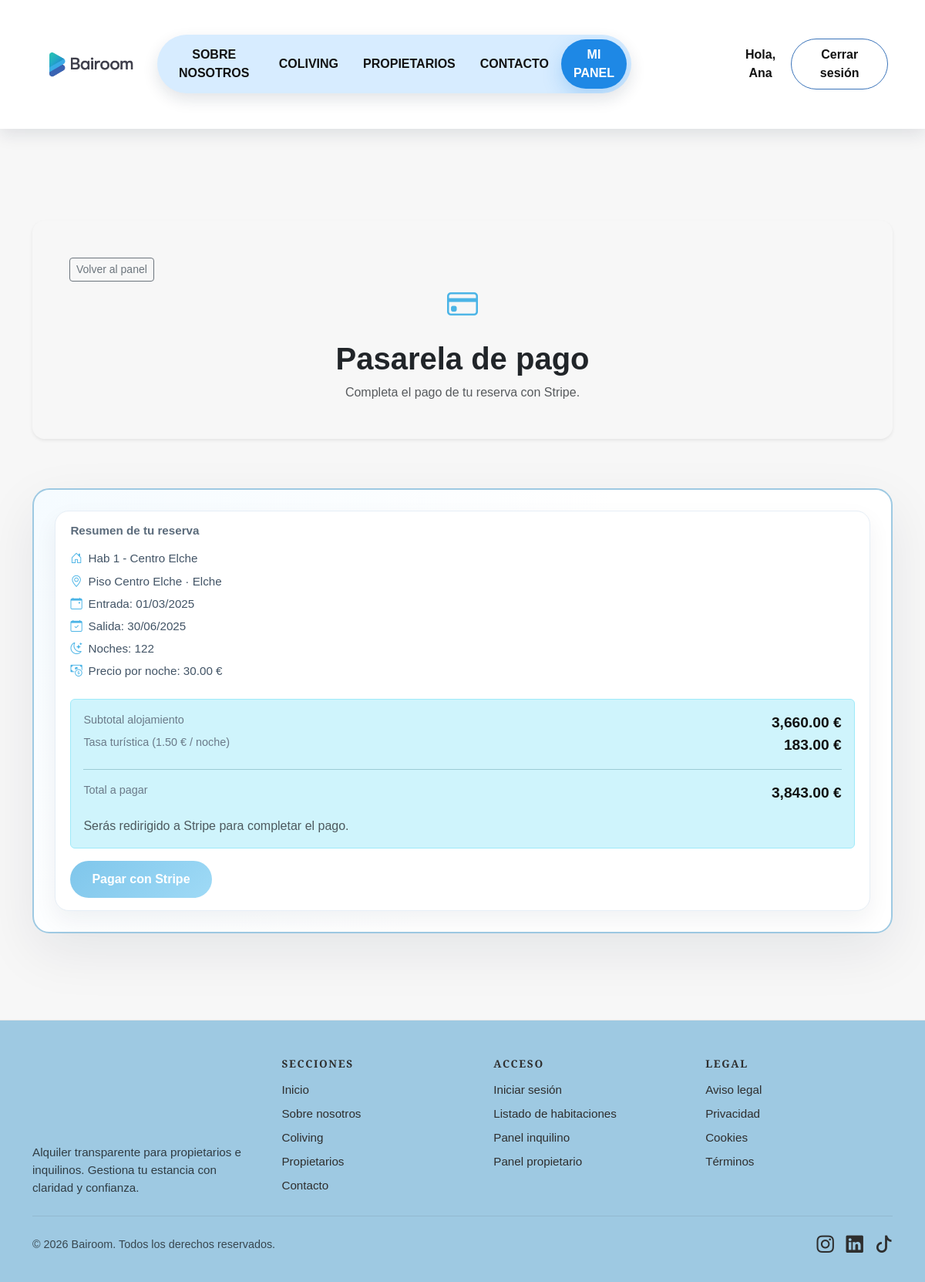
Page /pago-stripe.php?reserva=1 (signed in) on the committed database.
### tables this page shows
CREATE TABLE reserva (
  id_reserva INT AUTO_INCREMENT PRIMARY KEY,
  fecha_inicio DATE NOT NULL,
  fecha_fin DATE NOT NULL,
  fecha_creacion DATETIME NOT NULL DEFAULT CURRENT_TIMESTAMP,
  estado ENUM('pendiente','aceptada','rechazada','cancelada','finalizada') DEFAULT 'pendiente',
  num_personas INT DEFAULT 1,
  motivo VARCHAR(255),
  observaciones TEXT,
  id_usuario INT NOT NULL,
  id_habitacion INT NOT NULL,
  CONSTRAINT fk_reserva_usuario
    FOREIGN KEY (id_usuario) REFERENCES usuario(id_usuario)
      ON UPDATE CASCADE
      ON DELETE RESTRICT,
  CONSTRAINT fk_reserva_habitacion
    FOREIGN KEY (id_habitacion) REFERENCES habitacion(id_habitacion)
      ON UPDATE CASCADE
      ON DELETE RESTRICT
);

CREATE TABLE habitacion (
  id_habitacion INT AUTO_INCREMENT PRIMARY KEY,
  nombre VARCHAR(80) NOT NULL,
  m2 DECIMAL(5,2),
  tipo VARCHAR(30) NOT NULL DEFAULT 'individual',
  capacidad INT NOT NULL,
  precio_noche DECIMAL(8,2) NOT NULL,
  estado ENUM('disponible','ocupada','mantenimiento') DEFAULT 'disponible',
  id_propiedad INT NOT NULL,
  CONSTRAINT fk_habitacion_propiedad
    FOREIGN KEY (id_propiedad) REFERENCES propiedad(id_propiedad)
      ON UPDATE CASCADE
      ON DELETE RESTRICT
);

CREATE TABLE propiedad (
  id_propiedad INT AUTO_INCREMENT PRIMARY KEY,
  nombre VARCHAR(100) NOT NULL,
  direccion VARCHAR(150) NOT NULL,
  ciudad VARCHAR(80) NOT NULL,
  cp VARCHAR(10),
  descripcion TEXT,
  capacidad_total INT NOT NULL,
  id_propietario INT NOT NULL,
  CONSTRAINT fk_propiedad_propietario
    FOREIGN KEY (id_propietario) REFERENCES usuario(id_usuario)
      ON UPDATE CASCADE
      ON DELETE RESTRICT
);

### pago-stripe.php (the view, shortened to what this page needs)
<?php
$user = bairoom_current_user();
$pdo = bairoom_db();
$reservaId = (int) ($_GET['reserva'] ?? 0);
$stmt = $pdo->prepare('
  SELECT r.*, h.nombre AS habitacion, h.precio_noche, p.nombre AS propiedad, p.ciudad
  FROM reserva r
  JOIN habitacion h ON h.id_habitacion = r.id_habitacion
  JOIN propiedad p ON p.id_propiedad = h.id_propiedad
  WHERE r.id_reserva = ? AND r.id_usuario = ?
');
$stmt->execute([$reservaId, $user['id_usuario']]);
$reserva = $stmt->fetch();
$stmt = $pdo->prepare('SELECT id_pago, estado FROM pago WHERE id_reserva = ? ORDER BY id_pago DESC LIMIT 1');
$stmt->execute([$reservaId]);
$pago = $stmt->fetch();
$pagoEstado = $pago['estado'] ?? '';
$pagado = $pagoEstado === 'pagado';
$inicio = new DateTime($reserva['fecha_inicio']);
$fin = new DateTime($reserva['fecha_fin']);
$noches = max((int) $inicio->diff($fin)->format('%a'), 0) + 1;
$precioNoche = (float) $reserva['precio_noche'];
$subtotal = $precioNoche * $noches;
$tasaTuristica = 1.5;
$totalTasa = $tasaTuristica * $noches;
$total = $subtotal + $totalTasa;
?>
<!doctype html>
<html lang="es">
  <head>
    <link
      href="https://cdn.jsdelivr.net/npm/bootstrap@5.3.2/dist/css/bootstrap.min.css"
      rel="stylesheet"
    />
    <link
      rel="stylesheet"
      href="https://cdn.jsdelivr.net/npm/bootstrap-icons@1.11.1/font/bootstrap-icons.css"
    />
    <link rel="stylesheet" href="css/styles.css" />
  </head>
  <body class="page-layout owner-panel-body">
    <?php include __DIR__ . '/includes/header-simple.php'; ?>
    <main class="container my-5">
      <section class="card-bairoom shadow-sm p-4 p-md-5 rounded-4 mb-5 owner-panel-hero position-relative">
        <a href="inquilino-panel.php" class="btn btn-outline-secondary btn-sm property-back">Volver al panel</a>
        <div class="text-center">
          <i class="bi bi-credit-card text-primary fs-1"></i>
          <h1 class="fw-bold mt-3">Pasarela de pago</h1>
          <p class="text-muted mb-0">Completa el pago de tu reserva con Stripe.</p>
        </div>
      </section>
      <section class="panel-preview">
        <div class="panel-frame">
          <div class="panel-card panel-wide">
            <h4 class="fw-bold mb-3">Resumen de tu reserva</h4>
            <ul class="panel-list">
              <li><i class="bi bi-house-door"></i> <?php echo htmlspecialchars($reserva['habitacion'], ENT_QUOTES, 'UTF-8'); ?></li>
              <li><i class="bi bi-geo-alt"></i> <?php echo htmlspecialchars($reserva['propiedad'] . ' · ' . $reserva['ciudad'], ENT_QUOTES, 'UTF-8'); ?></li>
              <li><i class="bi bi-calendar-event"></i> Entrada: <?php echo date('d/m/Y', strtotime($reserva['fecha_inicio'])); ?></li>
              <li><i class="bi bi-calendar-check"></i> Salida: <?php echo date('d/m/Y', strtotime($reserva['fecha_fin'])); ?></li>
              <li><i class="bi bi-moon-stars"></i> Noches: <?php echo $noches; ?></li>
              <li><i class="bi bi-cash-coin"></i> Precio por noche: <?php echo number_format($precioNoche, 2); ?> €</li>
            </ul>
            <div class="alert alert-info mt-4">
              <div class="d-flex justify-content-between">
                <span>Subtotal alojamiento</span>
                <strong><?php echo number_format($subtotal, 2); ?> €</strong>
              </div>
              <div class="d-flex justify-content-between">
                <span>Tasa turística (<?php echo number_format($tasaTuristica, 2); ?> € / noche)</span>
                <strong><?php echo number_format($totalTasa, 2); ?> €</strong>
              </div>
              <hr />
              <div class="d-flex justify-content-between">
                <span>Total a pagar</span>
                <strong><?php echo number_format($total, 2); ?> €</strong>
              </div>
              <?php if (($reserva['estado'] ?? '') !== 'aceptada'): ?>
                <div class="mt-3 text-muted">Tu reserva todavía no ha sido aceptada.</div>
              <?php else: ?>
                <div class="mt-3 text-muted">Serás redirigido a Stripe para completar el pago.</div>
              <?php endif; ?>
            </div>
            <?php if (($reserva['estado'] ?? '') === 'aceptada' && !$pagado): ?>
              <form method="post" action="stripe/checkout.php" class="mt-3">
                <button type="submit" class="btn btn-bairoom">Pagar con Stripe</button>
              </form>
            <?php endif; ?>
          </div>
        </div>
      </section>
    </main>
    <?php include __DIR__ . '/includes/footer.php'; ?>
  </body>
</html>

### css/styles.css (style rules this page uses)
:root { --verde-menta: #a4d4ae; --azul: #4bb4e6; --gris-oscuro: #2e2e2e; }
body { margin: 0; font-family: "Poppins", sans-serif; background: #f7f7f7; }
body.page-layout { padding-top: 138px; min-height: 100vh; height: auto; overflow-x: hidden; overflow-y: auto; }
.text-primary { color: var(--azul) !important; }
.card-bairoom { transition: all 0.3s ease; }
.card-bairoom { overflow: visible; }
.card-bairoom { opacity: 0; animation: fadeInUp 0.8s forwards ease; }
.btn-bairoom { display: inline-flex; align-items: center; justify-content: center; padding: 12px 28px; border-radius: 999px; border: none; background: linear-gradient(135deg, #7fc6eb, #9fdaf6); color: #ffffff; font-weight: 600; transition: all 0.3s ease; }
.panel-preview { margin: 4rem auto; }
.panel-frame { border-radius: 28px; border: 1px solid #e3ecf5; background: radial-gradient(circle at top left, #f5fbff, #ffffff 60%); box-shadow: 0 24px 70px rgba(15, 30, 55, 0.08); padding: 1.7rem; }
.panel-frame, .panel-card { border-radius: 22px; border: 2px solid #9ec9e2; }
.panel-card { background: #ffffff; border: 1px solid #e6eef6; border-radius: 18px; padding: 1rem 1.2rem; box-shadow: 0 12px 30px rgba(15, 30, 55, 0.06); transition: transform 0.25s ease, box-shadow 0.25s ease; }
.panel-card h4 { font-size: 0.95rem; color: #5b6b7b; margin-bottom: 0.4rem; }
.panel-card strong { font-size: 1.2rem; color: #111111; }
.panel-card span { color: #6b7a89; font-size: 0.9rem; }
.panel-wide { grid-column: span 8; }
.panel-list { list-style: none; padding: 0; margin: 0.6rem 0 0; display: grid; gap: 0.4rem; }
.panel-list li { display: flex; align-items: center; gap: 0.5rem; color: #425466; font-size: 0.95rem; }
.panel-list i { color: var(--azul); }
.page-layout { min-height: 100vh; display: flex; flex-direction: column; }
.page-layout main { flex: 1 0 auto; }
html, body { height: 100%; }
.owner-panel-body main { margin-top: 4.5rem; }
.owner-panel-hero { margin-top: calc(2.5rem + 60px); }

### rows in the picture
reserva: id_habitacion.nombre "Hab 1 - Centro Elche", propiedad.nombre+ciudad "Piso Centro Elche · Elche", fecha_inicio "01/03/2025", fecha_fin "30/06/2025", noches "122", id_habitacion.precio_noche "30.00", subtotal "3,660.00", totalTasa "183.00", total "3,843.00"

### other values in the picture
$user['nombre'] "Ana"
$tasaTuristica "1.50"
